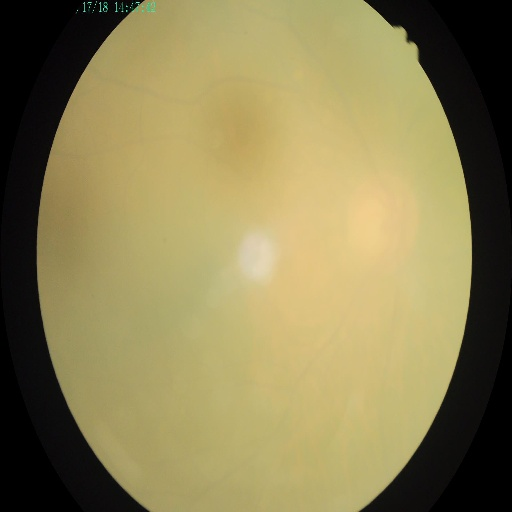
#> input picture assets/examples/cataract.jpg, 512 x 512 px
$ python -i preprocessing.py   (imports and definitions only)
#> lines starting #> are read from the running program, lines starting #| are printed output that depends on the picture; after the words box and inside, x2 and y2 are one past the last pixel; in counts of white or black regions, pixels touching at a corner belong together
"""Image preprocessing shared by training and the demo."""
import cv2
import numpy as np
from PIL import Image


def crop_fundus(image, threshold=15):
    """Crop away the black border around the fundus and pad to a square.

    The training images are already cropped this way, so applying it to
    arbitrary uploads (other cameras, other datasets) keeps inputs consistent.
    """
    if isinstance(image, Image.Image):
        image = np.array(image.convert('RGB'))
    mask = image.max(axis=2) > threshold
    rows, cols = np.where(mask.any(axis=1))[0], np.where(mask.any(axis=0))[0]
    if len(rows) and len(cols):
        image = image[rows[0]:rows[-1] + 1, cols[0]:cols[-1] + 1]
    return _pad_square(image)


def _pad_square(image):
    h, w = image.shape[:2]
    size = max(h, w)
    square = np.zeros((size, size, 3), dtype=image.dtype)
    top, left = (size - h) // 2, (size - w) // 2
    square[top:top + h, left:left + w] = image
    return square


def _fill_holes(mask):
    """Pixels enclosed by the mask (a bright optic disc, a dark fovea) belong to it."""
    flood = np.pad(mask.astype(np.uint8), 1)
    cv2.floodFill(flood, None, (0, 0), 1)
    return mask | (flood[1:-1, 1:-1] == 0)


def prepare_fundus(image):
    """The model's input for an uploaded photo: crop_fundus, after white or grey margins are made black.

    Training photos are a round field on a black background. Photos from the web or a screenshot often
    sit on white or grey margins, with captions or letter labels around them, which crop_fundus keeps
    (it only removes black). Here light, colourless pixels outside the retina are set to black first;
    the retina is the largest region that is neither black nor light grey, with everything it encloses
    (a bright optic disc). A photo with no such margin goes through crop_fundus unchanged, so clean
    photos give exactly the input the model was validated on. On test eyes pasted onto a white margin
    this restores the clean-photo results (myopia found in 84% instead of 55%).
    The side of the returned square is the retina's size in the original photo's pixels.
    """
    a = np.asarray(image.convert('RGB') if isinstance(image, Image.Image) else image)
    if a.size == 0:
        raise ValueError('empty image')
    mx, mn = a.max(axis=2).astype(int), a.min(axis=2).astype(int)
    light = (mn >= 200) & (mx - mn <= 30)
    if not light.any():
        return crop_fundus(a)
    retina = (~(light | (mx <= 15))).astype(np.uint8)
    retina = cv2.morphologyEx(retina, cv2.MORPH_OPEN, np.ones((5, 5), np.uint8))  # drops thin text and lines
    n, labels, stats, _ = cv2.connectedComponentsWithStats(retina, connectivity=8)
    if n <= 1:  # nothing but background: the quality check rejects it
        return crop_fundus(a)
    k = 1 + int(np.argmax(stats[1:, cv2.CC_STAT_AREA]))
    margin = light & ~_fill_holes(labels == k)
    if not margin.any():
        return crop_fundus(a)
    a = a.copy()
    a[margin] = 0
    return crop_fundus(a)

>>> from PIL import Image
>>> picture = Image.open('../assets/examples/cataract.jpg')
#> picture is the input picture: PIL image 512x512 RGB; mean R, G, B 140.1, 129.3, 84
>>> result = prepare_fundus(picture)
#> in prepare_fundus, `mx, mn = a.max(axis=2).astype(int), a.min(axis=2).astype(int)`:
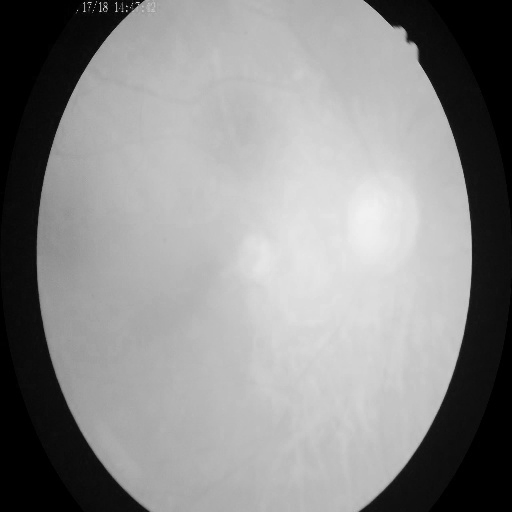
#> mx: shape (512, 512) int64; min 0, max 242, mean 140.2
#> in prepare_fundus, `mx, mn = a.max(axis=2).astype(int), a.min(axis=2).astype(int)`:
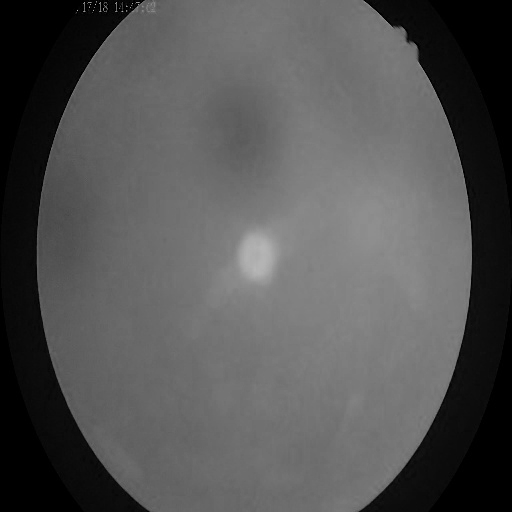
#> mn: shape (512, 512) int64; min 0, max 189, mean 83.9
#> in prepare_fundus, `light = (mn >= 200) & (mx - mn <= 30)`: light: shape (512, 512) bool; every value is 0
#> in crop_fundus, `mask = image.max(axis=2) > threshold`:
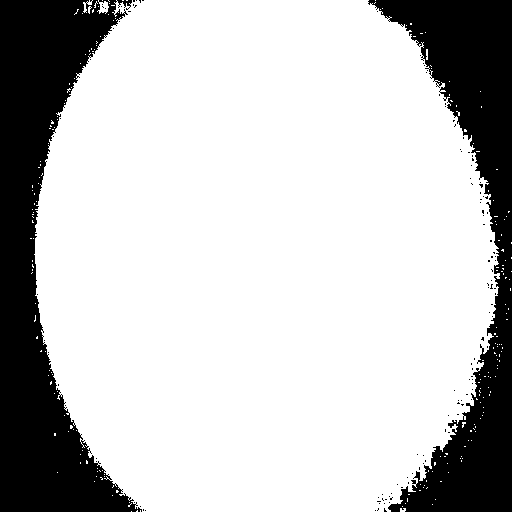
#> mask: shape (512, 512) bool; 76.9% white; 121 black regions (119 under 20 px), largest, box (x1, y1, x2, y2) and area: (0, 0, 142, 512) 33414, (368, 0, 512, 512) 26795
#> in crop_fundus, `rows, cols = np.where(mask.any(axis=1))[0], np.where(mask.any(axis=0))..`: rows = 512 values from 0 to 511; cols = 481 values from 30 to 511
#> in crop_fundus, `image = image[rows[0]:rows[-1] + 1, cols[0]:cols[-1] + 1]`:
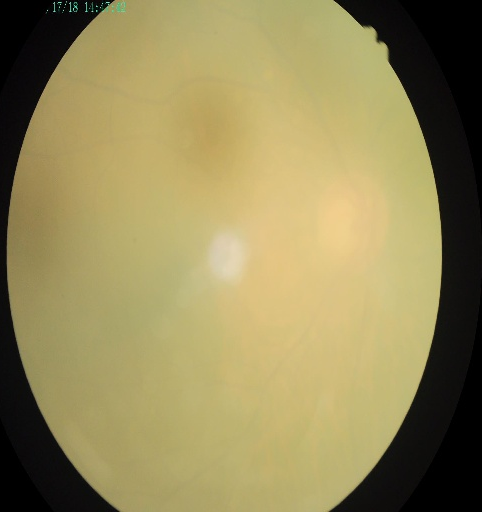
#> image: shape (512, 482, 3); mean of channels 0, 1, 2 148.6, 137.1, 89; drawn as R, G, B
#> in _pad_square, `square[top:top + h, left:left + w] = image`:
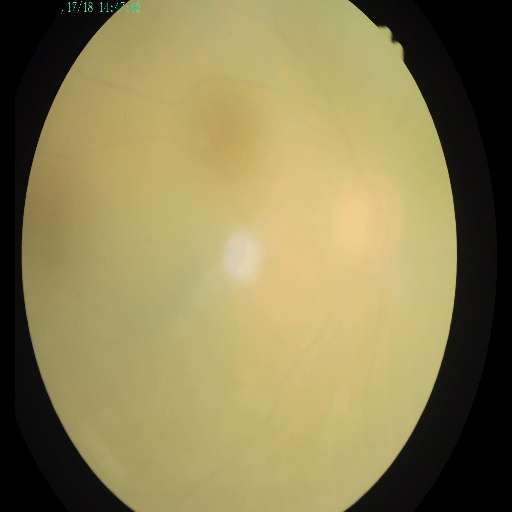
#> square: shape (512, 512, 3); mean of channels 0, 1, 2 139.9, 129.1, 83.8; drawn as R, G, B
